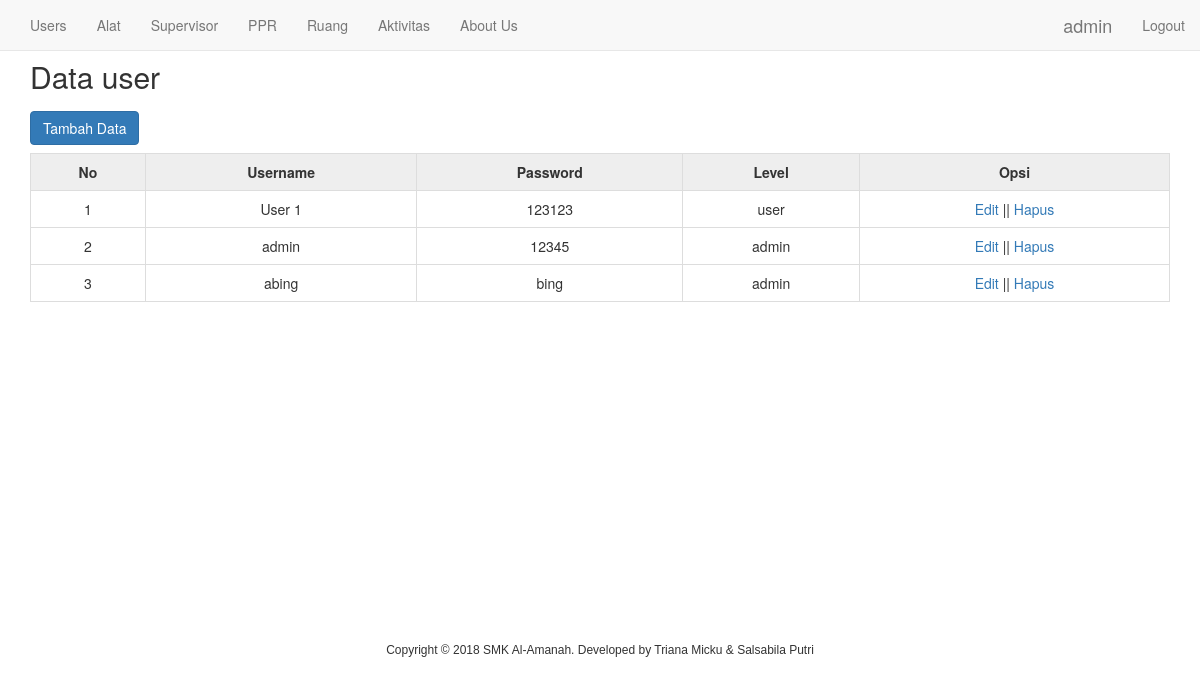
/users/index.php (signed in), run on the app's committed database.
### tables this page shows
CREATE TABLE `tb_user` (
  `nip` int(11) NOT NULL,
  `username` varchar(191) NOT NULL,
  `password` varchar(191) NOT NULL,
  `role_id` int(11) NOT NULL
);

CREATE TABLE `tb_role` (
  `id` int(11) NOT NULL,
  `nama_role` varchar(191) NOT NULL
);

### users/index.php (the view)
<?php require_once '../layouts/_header.php'; ?>
<div class="container"><br><br>
	<h2>Data user</h2>
	<table class="table table-stripped table-bordered">
	<caption>
		<a href="form-input-user.php" class="btn btn-primary">Tambah Data</a>
	</caption>
		<tr style="text-align: center; font-weight:bold; background-color: #eee;">
			<td>No </td>
			<td>Username</td>
			<td>Password</td>
			<td>Level</td>
			<td>Opsi</td>
		</tr>
		<?php
		require_once '../koneksi.php';
		$no = 1 ;
		$select = mysqli_query($conn, "SELECT tb_user.*, tb_role.nama_role AS role FROM tb_user LEFT OUTER JOIN tb_role ON tb_user.role_id = tb_role.id");
		while($hasil = mysqli_fetch_array($select)){
		?>
		<tr style="text-align: center;">
			<td><?php echo $no++ ?></td>
			<td><?php echo $hasil['username'] ?></td>
			<td><?php echo $hasil['password'] ?></td>
			<td><?php echo $hasil['role'] ?></td>
			<td>
				<a href="form-edit-user.php?id=<?php echo $hasil['nip'] ?>">Edit</a> ||
				<a href="delete-user.php?id=<?php echo $hasil['nip'] ?>" onclick="return confirm('Yakin ingin menghapus data ini ?');">Hapus</a>
			</td>
		</tr>
		<?php } ?>
	</table>
	</div><br><br><br><br><br><br><br><br><br><br><br><br><br><br><br><br>
<?php require_once '../layouts/_footer.php'; ?>

### data on the page
tb_user: username "User 1", password "123123", role.nama_role "user"
tb_user: username "admin", password "12345", role.nama_role "admin"
tb_user: username "abing", password "bing", role.nama_role "admin"

### other printed values
$_SESSION['username'] "admin"
